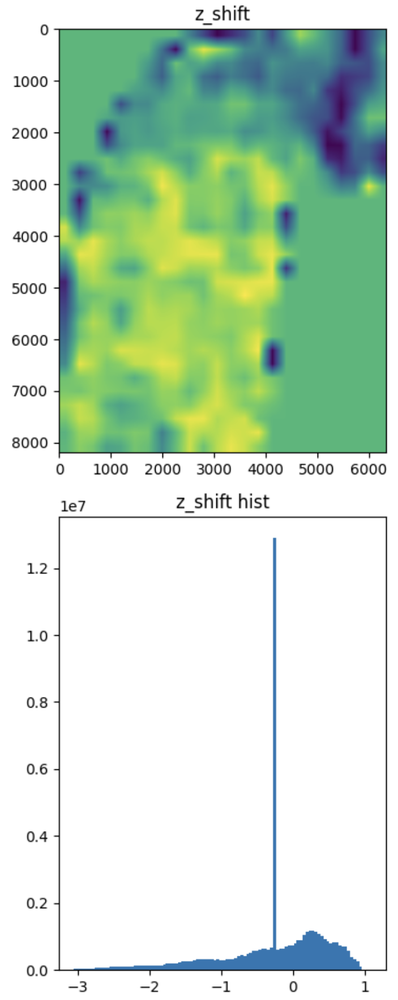
#> input picture assets/1_z_shift.png, 398 x 1000 px, shrunk from 703 x 1765 before the run
$ python merge_cropped_subfragments.py ../../assets ../../assets ../../assets ../../assets out
#> lines starting #> are read from the running program, lines starting #| are printed output that depends on the picture
import argparse
import logging
import os
import cv2
from pathlib import Path
from tqdm import tqdm

# Usage: python src/scripts/merge_cropped_subfragments.py /workspace/data/fragments_z_shift_scale_cropped/train/2a /workspace/data/fragments_z_shift_scale_cropped/train/2b /workspace/data/fragments_z_shift_scale_cropped/train/2c /workspace/data/fragments_z_shift_scale_cropped/train/2d /workspace/data/fragments_z_shift_scale_cropped_merged/train/2

logger = logging.getLogger(__name__)
LOGLEVEL = os.environ.get('LOGLEVEL', 'INFO').upper()
logging.basicConfig(
    format='%(asctime)s %(levelname)-8s %(message)s',
    level=LOGLEVEL,
    datefmt='%Y-%m-%d %H:%M:%S',
)

def merge_images(in_path, in_fragment_root_a, in_fragment_root_b, in_fragment_root_c, in_fragment_root_d, out_fragments_root):
    """Merge images / {i} from in_path and save it to out_path"""
    rel_path = in_path.relative_to(in_fragment_root_a)
    img_a = cv2.imread(str(in_fragment_root_a / rel_path), cv2.IMREAD_UNCHANGED)
#> img_a is the input picture: shape (1000, 398, 3); mean B, G, R 201.1, 221.8, 198.8
    img_b = cv2.imread(str(in_fragment_root_b / rel_path), cv2.IMREAD_UNCHANGED)
    img_c = cv2.imread(str(in_fragment_root_c / rel_path), cv2.IMREAD_UNCHANGED)
    img_d = cv2.imread(str(in_fragment_root_d / rel_path), cv2.IMREAD_UNCHANGED)
    img = cv2.vconcat([cv2.hconcat([img_a, img_b]), cv2.hconcat([img_c, img_d])])
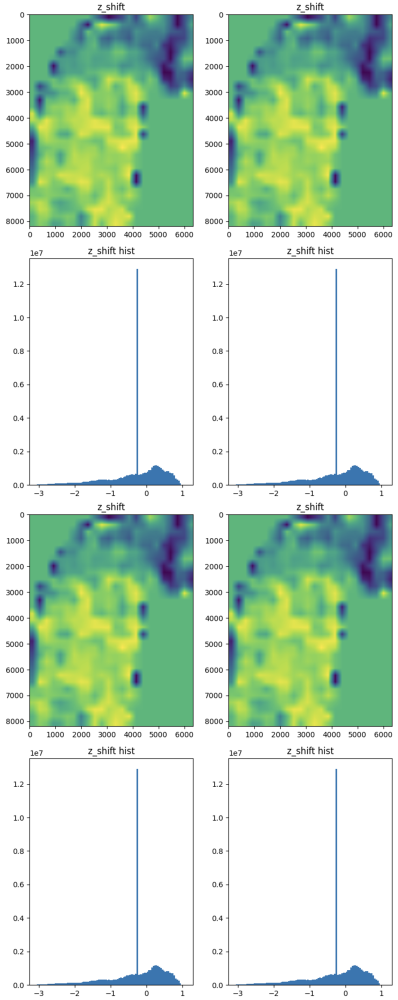
#> img: shape (2000, 796, 3) (shown at 1/2 size); mean B, G, R 201.1, 221.8, 198.8
    cv2.imwrite(str(out_fragments_root / rel_path), img)
    logger.info(
        f'Wrote {in_fragment_root_a / rel_path}, '
        f'{in_fragment_root_b / rel_path}, '
        f'{in_fragment_root_c / rel_path}, '
        f'{in_fragment_root_d / rel_path} '
        f'to {out_fragments_root / rel_path}'
    )


parser = argparse.ArgumentParser(description='Merge cropped fragment')
parser.add_argument('in_dir_a', type=Path, help='input directory a')
parser.add_argument('in_dir_b', type=Path, help='input directory b')
parser.add_argument('in_dir_c', type=Path, help='input directory c')
parser.add_argument('in_dir_d', type=Path, help='input directory d')
parser.add_argument('out_dir', type=Path, help='output directory (root of merged fragment)')
args = parser.parse_args()

for path in tqdm(args.in_dir_a.glob('**/*')):
    if path.is_dir():
        path_out = args.out_dir / path.relative_to(args.in_dir_a)
        path_out.mkdir(parents=True, exist_ok=True)
    else:
        if path.suffix in ['.png', '.tif']:
            merge_images(path, args.in_dir_a, args.in_dir_b, args.in_dir_c, args.in_dir_d, args.out_dir)
        else:
            path_out = args.out_dir / path.relative_to(args.in_dir_a)
            path_out.parent.mkdir(parents=True, exist_ok=True)
            path_out.write_bytes(path.read_bytes())
#> pass 2 of the loop `for path in tqdm(args.in_dir_a.glob('**/*')):`:
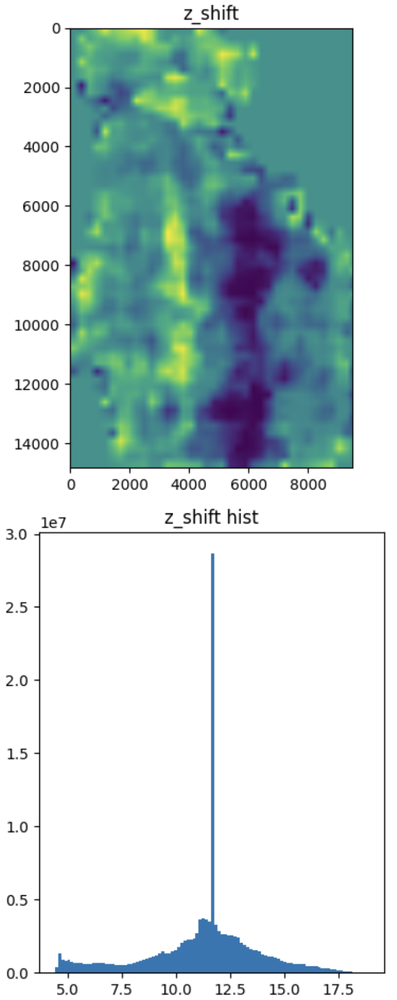
#> input picture assets/2_z_shift.png, 397 x 1000 px, shrunk from 697 x 1757 before the run
#> in merge_images, img_a is the input picture: shape (1000, 397, 3); mean B, G, R 210.8, 210.6, 192
#> in merge_images (call 2), `img = cv2.vconcat([cv2.hconcat([img_a, img_b]), cv2.hconcat([img_c, im..`:
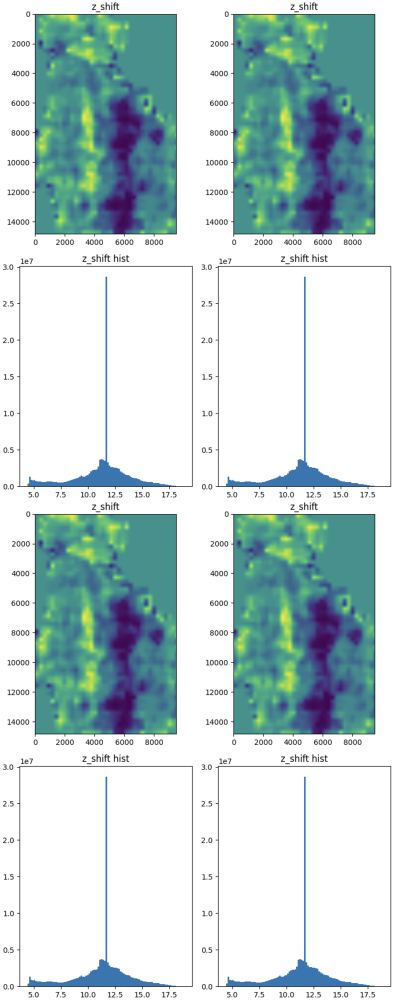
#> img: shape (2000, 794, 3) (shown at 1/2 size); mean B, G, R 210.8, 210.6, 192
#> pass 3 of the loop `for path in tqdm(args.in_dir_a.glob('**/*')):`:
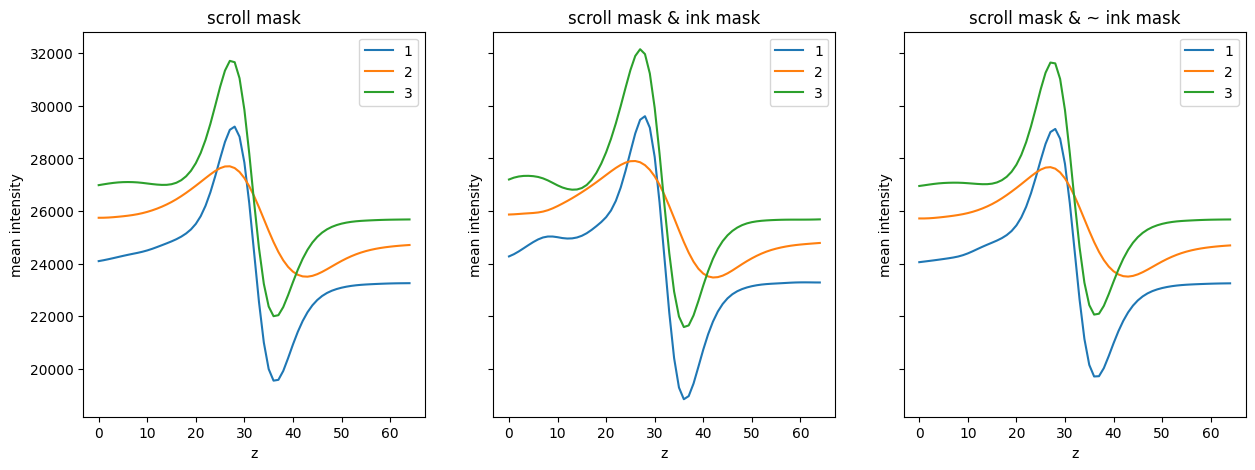
#> input picture assets/intencity_curve.png, 1255 x 470 px
#> in merge_images, img_a is the input picture: shape (470, 1255, 4); mean B, G, R, A 247.4, 248.3, 247.4, 255
#> in merge_images (call 3), `img = cv2.vconcat([cv2.hconcat([img_a, img_b]), cv2.hconcat([img_c, im..`:
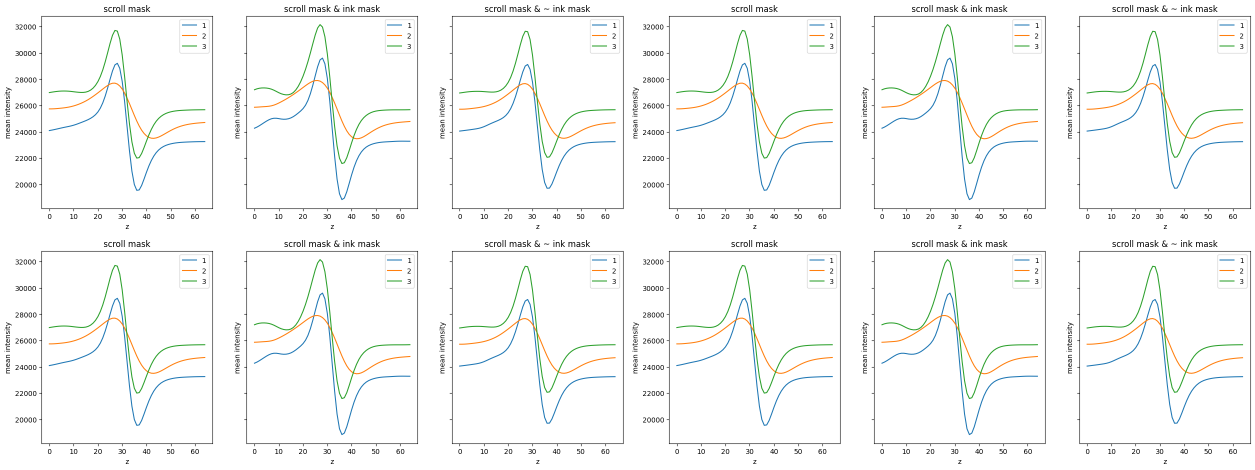
#> img: shape (940, 2510, 4) (shown at 1/2 size); mean B, G, R, A 247.4, 248.3, 247.4, 255
